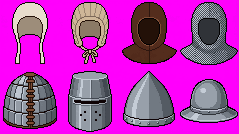
#> input picture docs/art-review/gemini/armor_head_v1_raw.png, 239 x 134 px; the run also reads 2 pictures not shown here
$ python build_armor_icons.py ../docs/art-review/gemini/armor_head_v1_raw.png
#> lines starting #> are read from the running program, lines starting #| are printed output that depends on the picture
# -*- coding: utf-8 -*-
"""
Ikony PANCERZA z arkuszy Gemini — wsad 1 (głowa, pilot), wsad 2 (klata: len i skóra),
wsad 3 (klata: kolczuga i metal), wsad 4 (nogi: len, skóra, kolczuga), wsad 5
(nogi: metal), wsad 6 (buty) i wsad 7 (rękawice + naramienniki).

    python tools/build_armor_icons.py                    # przymiar: raport, NIC nie zapisuje
    python tools/build_armor_icons.py --podglad X.png    # + podgląd 10x, 2x, 1x i stare ikony
    python tools/build_armor_icons.py --zapisz           # zapis do public/assets/items/

── Skąd piksele — i dlaczego INACZEJ niż przy broni ────────────────────────
Źródło: arkusz Gemini `docs/art-review/gemini/armor_head_v1_raw.png`
(ocena: `docs/gemini_armor_icons.md` §4.5). Przy mieczach arkusz był
wyłącznie projektem, bo zejście do 32 px zjadało cienkie jelce. Pancerz to
zwarte bryły i test zmniejszenia pokazał, że przeżywają — więc tu kształt
i cieniowanie idą Z ARKUSZA, a ten plik robi resztę:

  1. przedmiot z arkusza → wycięcie magenty → bbox. Dwa sposoby wycinania:
     `grid` (komórka kraty) albo `plama` (spójna plama zawierająca punkt).
     ⚠ Gemini NIE trzyma kraty: wsad 2 przyszedł jako 7 porozrzucanych
     sztuk w proporcji 3:1 zamiast 3x2 — ale każda sztuka to osobna plama.
  2. zmniejszenie BOX do `WNETRZE` px na dłuższym boku
  3. przyciągnięcie każdego piksela do ramp DOZWOLONYCH dla materiałów tej
     sztuki (len nie ucieknie w stal, bo stali w jego zbiorze nie ma —
     lekcja `snap_paleta.py` o znikających kategoriach koloru)
  4. poprawki natywne: ⚠ SZACHOWNICA KOLCZUGI (nie przeżywa żadnego
     zmniejszenia — mora albo gładka szarość), żebra szyszaka (Gemini
     zgubiło je w v2)
  5. kontur `KONTUR` dookoła sylwetki
  6. żelazne bliźniaki: zamiana rampy stali na rampę żelaza STOPIEŃ W STOPIEŃ
     (ta sama bryła — `docs/decyzje/2026-09-15-gatunek-materialu-zelazo-stal.md`)

── Kolory ───────────────────────────────────────────────────────────────────
Stal: pięć stopni zbudowanych na tonach sztyletów i mieczy (te same trzy
+ `S_MID` z mieczy + jeden jasny pośredni) — metal ma być jeden w całym
ekwipunku. Skóra: `tools/wood_palette.py`. Len: rampa próbkowana z arkusza.
⚠ PILOT: rampy stali/żelaza/lnu są tu LOKALNE. Wspólny standard metalu
(jak `wood_palette.py`) jest zapowiedziany razem z metalowymi tarczami
(OI-126) — gdy powstanie, te rampy mają się do niego przenieść, nie
rozmnożyć.
"""
import hashlib
import sys
from collections import deque
from pathlib import Path

import numpy as np
from PIL import Image

if hasattr(sys.stdout, "reconfigure"):
    sys.stdout.reconfigure(encoding="utf-8", errors="replace")

sys.path.insert(0, str(Path(__file__).resolve().parent))
from icon_center import wysrodkuj, bledy_srodka  # noqa: E402
from wood_palette import RAMPA as WOOD, KONTUR, DROBNE  # noqa: E402

KORZEN = Path(__file__).resolve().parent.parent
GEMINI = KORZEN / "docs" / "art-review" / "gemini"
CEL = KORZEN / "public" / "assets" / "items"
R = 32
WNETRZE = 28          # dłuższy bok PRZED konturem; z konturem 30, margines 1 px
#: ⚠ Było 26 (z konturem 28): na półce obok tarcz i sztyletów (29–30 px)
#:   hełmy wyglądały na mniejsze od sztyletu.

#: Stal i żelazo: WSPÓLNY STANDARD `tools/metal_palette.py` (od 2026-10-02,
#: `OI-126`). Liczby powstały tutaj (przegląd czytelności 2026-09-30) i zostały
#: przeniesione 1:1 — ikony pancerza wychodzą bajt w bajt te same.
from metal_palette import STEEL, IRON  # noqa: E402
LINEN = ((112, 98, 84), (157, 141, 122), (206, 184, 154), (220, 205, 184))
#: ⚠ Najjaśniejszy stopień był (232,220,204) — len świecił najmocniej
#:   w całej rodzinie (jasność 170–200 przy 80–130 reszty). Przygaszony
#:   lekko (decyzja autora 2026-09-30); nadal najjaśniejszy materiał.
LEATHER = tuple(WOOD)
#: Płótno brygantyny: sprana ciemna czerwień, próbkowana z arkusza wsadu 3
#: (131,43,45 · 105,34,37 · 84,27,30 · 63,22,21). Czerwień, bo brąz zlewał
#: się ze skórą ćwiekowaną, a len z przeszywanicą (`gemini_armor_icons.md` §6.1).
CANVAS = ((62, 22, 22), (108, 40, 40), (144, 52, 52), (178, 66, 64), (208, 90, 84))
#: ⚠ Była (62,22,22 … 133,45,46): kontrast brygantyny 25 — czerwień ma niską
#:   jasność, więc ta sama „sprana czerwień” musi być jaśniejsza w RGB.

#: Łyko łapci: słomkowy beż, próbkowany z arkusza wsadu 6 (242,204,144 ·
#: 214,173,116 · 176,134,84 · 140,98,60). Ani len (za zimny, za biały), ani
#: skóra (za czerwona) — splot w kratkę zginąłby w jednym z nich.
BAST = ((140, 98, 60), (176, 134, 84), (214, 173, 116), (242, 204, 144))

RAMPY = {"steel": STEEL, "linen": LINEN, "leather": LEATHER, "canvas": CANVAS, "bast": BAST}
#: Które stopnie rampy WOLNO użyć. ⚠ Skóra: `DROBNE` (co trzeci szczebel
#: drewna) — tak jak zaleca `wood_palette.py` dla małych elementów. Przy
#: całej 12-stopniowej rampie lamelka miała 15 kolorów i czytała się jak szum.
STOPNIE = {"steel": (0, 1, 2, 3, 4), "linen": (0, 1, 2, 3), "leather": tuple(DROBNE),
           "canvas": (1, 2, 3, 4), "bast": (0, 1, 2, 3)}
#: Materiały, których jasność układa się od nowa (`wyrownaj`). ⚠ STAL NIE:
#: najbliższy kolor już pokrywa u niej pełen zakres (min 10, max 224), a
#: rozciągnięcie wybieliło kaptur kolczy i dało szachownicę w otworze twarzy.
WYROWNUJ = {"leather", "linen", "canvas", "bast"}
#: ⚠ Płótno od 2026-09-30: jaśniejsza rampa sama pogorszyła brygantynę
#:   (kontrast 35 → 28) — ciemne czerwienie arkusza przestały trafiać
#:   w płótno i szły w kontur/stal. Stopień 0 (ciemny) zostaje do
#:   ROZPOZNANIA materiału, jasność rozciąga `wyrownaj` na stopnie 1–4.

#: Arkusze: plik + sposób wycinania. Ocena każdego: `docs/gemini_armor_icons.md`.
#: ⚠ `armor_head_v1_raw.png` zawiera wynik v2 (autor nadpisał odrzucony v1).
ARKUSZE = {
    "head": dict(plik="armor_head_v1_raw.png", grid=(2, 4)),
    "chest_soft": dict(plik="armor_chest_soft_v1_raw.png"),
    # wsad 3: krata 4x2 TRZYMANA, arkusz ostry (szachownica 1 px) — jak głowa
    "chest_metal": dict(plik="armor_chest_metal_v1_raw.png", grid=(2, 4)),
    # wsad 4: zamówione 3x2 / 6 sztuk, przyszło 4x2 / 8 — krata trzymana
    "legs_soft": dict(plik="armor_legs_soft_v1_raw.png", grid=(2, 4)),
    # wsad 5: zamówione 4x2 (§8.0) i tak przyszło — krata trzymana, arkusz ostry
    "legs_metal": dict(plik="armor_legs_metal_v1_raw.png", grid=(2, 4)),
    # wsad 6: v2 promptu (z przodu). Krata trzymana, ale Gemini NARYSOWAŁO
    # linie kraty i kreseczki u góry → `bez_kresek`
    "boots": dict(plik="armor_boots_v1_raw.png", grid=(2, 4), kreski=True),
    # wsad 7: zamówione 3x3 / 1:1, przyszło 16:9 / 5x2 (10 komórek, jedna
    # zmyślona) — krata trzymana, linie kraty ciemnomagentowe → `kreski`
    "hands_shoulders": dict(plik="armor_hands_shoulders_v1_raw.png", grid=(2, 5), kreski=True),
}

#: Głowa: komórka kraty (wiersz, kolumna) → przedmiot, materiały, poprawki.
GLOWA = {
    "cloth_coif":     dict(cell=(0, 0), mat=("linen",)),
    "padded_cap":     dict(cell=(0, 1), mat=("linen",)),
    "leather_helmet": dict(cell=(0, 2), mat=("leather",)),
    "mail_coif":      dict(cell=(0, 3), mat=("steel",), kolczuga=True),
    "lamellar_coif":  dict(cell=(1, 0), mat=("steel", "leather")),
    "steel_helmet":   dict(cell=(1, 1), mat=("steel",), otwory=True),
    "spangenhelm":    dict(cell=(1, 2), mat=("steel",), zebro=True),
    "kettle_hat":     dict(cell=(1, 3), mat=("steel",)),
}
#: Klata, len i skóra: `plama` = punkt (x, y) w pikselach arkusza leżący NA
#: przedmiocie. ⚠ Skórzany kaftan przyszedł DWA razy (góra-prawo z pasem,
#: dół-lewo bez) — wzięty dolny: krótkie rękawy + sznurowanie, dokładnie
#: jak w prompcie. Drugi zostaje w arkuszu jako alternatywa.
KLATA_MIEKKA = {
    "linen_shirt":            dict(plama=(57, 36), mat=("linen",), wygladz=True),
    "gambeson":               dict(plama=(174, 48), mat=("linen",), wygladz=True,
                                   faktura="walki"),
    "arming_doublet":         dict(plama=(290, 36), mat=("linen",), wygladz=True,
                                   faktura="guziki"),
    "leather_chest":          dict(plama=(56, 114), mat=("leather",), wygladz=True),
    "studded_leather":        dict(plama=(291, 114), mat=("leather",), wygladz=True,
                                   faktura="cwieki"),
    # sztywna skorupa ma być CIEMNIEJSZA od miękkiej skóry — `wyrownaj`
    # rozciąga każdą sztukę osobno, więc bez własnych stopni wyszłaby tak
    # jasna jak kaftan (opis w grze: „gotowana i formowana na twardo")
    "hardened_leather_chest": dict(plama=(401, 114), mat=("leather",),
                                   stopnie={"leather": (4, 7, 9, 10)}, wygladz=True),
    # ⚠ stopnie (1, 4, 7, 9) dawały kontrast 21 na tle kafla — nadal ciemniejsza
    #   od miękkiego kaftana (DROBNE kończy na 10), ale czytelna
}
#: ⚠ Arkusz klaty przyszedł MIĘKKI (rozmyte krawędzie, cieniowanie
#:   gradientem), a zmniejszenie jest tu ~3,3x (hełmy: ~1,8x). Wynik bez
#:   `wygladz` był plamisty, a ćwieki, guziki i wałki ginęły w szumie —
#:   dlatego faktura idzie natywnie (`faktura`), tak jak szachownica kolczugi.
#: Kolor ćwieka — jedyny metal na skórzanej sztuce, dopisany jawnie.
CWIEK = STEEL[2]
#: ⚠ Było STEEL[3]: jasne, zimne kropki czytały się jak groszki na tkaninie,
#:   nie jak żelazo wbite w skórę.
#: Stopień stali nitu brygantyny.
NIT = 3
for _p in GLOWA.values():
    _p["arkusz"] = "head"
for _p in KLATA_MIEKKA.values():
    _p["arkusz"] = "chest_soft"
#: Klata, kolczuga i metal (wsad 3). Komórka (1,3) to KOTWICA stylu —
#: skórzany kaftan przerysowany ze wsadu 2; jego pikseli nie bierzemy.
KLATA_METAL = {
    "mail_hauberk":   dict(cell=(0, 0), mat=("steel",), kolczuga=True),
    "short_hauberk":  dict(cell=(0, 1), mat=("steel",), kolczuga=True),
    "lamellar_chest": dict(cell=(0, 2), mat=("steel", "leather"), faktura="lamele",
                           wygladz_kafel=True, podnies_stal=1),
    "scale_chest":    dict(cell=(0, 3), mat=("steel", "leather"), faktura="luski",
                           wygladz_kafel=True),
    "steel_chest":    dict(cell=(1, 0), mat=("steel", "leather")),
    "brigandine":     dict(cell=(1, 1), mat=("canvas", "steel"), faktura="nity"),
    "cuirass":        dict(cell=(1, 2), mat=("steel", "leather")),
}
for _p in KLATA_METAL.values():
    _p["arkusz"] = "chest_metal"
#: Nogi: len, skóra, kolczuga (wsad 4). ⭐ Slot nóg = SPODNIE zszyte w kroku
#: (model 3D w bieliźnie, przedmioty nakładane jak w WoW —
#: `docs/gemini_armor_icons.md` §1). Arkusz ma 8 sztuk zamiast 6: (0,3) to
#: drugie skórzane spodnie BEZ pasa, (1,2) kolcza „spódnica" z rozcięciem,
#: (1,3) kotwica. Wzięte sztuki zgodne z promptem.
NOGI = {
    "linen_trousers":  dict(cell=(0, 0), mat=("linen",)),
    "padded_chausses": dict(cell=(0, 1), mat=("linen",)),
    # głosowanie (jak miękka klata): dopiero ono pokazuje pas z klamrą. ⚠ Nie
    # dla spodni lnianych — zjada fałdy, a to fałdy odróżniają je od
    # sztywnych pikowanych; ani dla półnogawic — szum + podwójny obrys (29%)
    "leather_legs":    dict(cell=(0, 2), mat=("leather", "steel"), wygladz=True),
    "mail_chausses":   dict(cell=(1, 0), mat=("steel", "leather"), kolczuga=True),
    "demi_chausses":   dict(cell=(1, 1), mat=("steel", "leather"), kolczuga=True),
}
for _p in NOGI.values():
    _p["arkusz"] = "legs_soft"
#: Nogi: metal (wsad 5). ⭐ Ikona warstwy L3 = SAM METAL na pasie, bez spodni
#: pod spodem (`docs/gemini_armor_icons.md` §8.0b). Komórki (1,1)–(1,3) to
#: kotwice ze wsadu 4 — pikseli nie bierzemy.
#: Ścieżka wybierana PER SZTUKA porównaniem na renderze (jak `leather_legs`):
#: - lamelka: ostra dawała plamisty szum stali ze skórą, `lamele` (same
#:   szczeliny) nie pomagały → głosowanie + `lamele_rzedy` (rzędy + rzemień);
#: - nabiodrki: ostra dawała szarą plamę bez nakolanników (wygładzenie na
#:   kaflu też — czyste, ale bezkształtne spodnie) → głosowanie, które niesie
#:   linie styku płyt; te przy brzegu dublowały obrys (0,152) → `styki`;
#: - ⛔ szyny NIE przez głosowanie — rozpadały się na osobne kawałki (21%).
#: Poprawki po ocenie autora (2026-09-30, `docs/gemini_armor_icons.md` §8.5):
#: - `symetria` — lamelka z PRAWEJ połowy (lewa noga wystawała u dołu, pas
#:   z lewej dawał krzyżyki), nabiodrki z LEWEJ (pełne skrzydełko nakolannika);
#: - `sprzataj` — ⛔ NIE dla nabiodrek: krótkie wewnętrzne linie styku płyt
#:   to kępki konturu ≤ 3 px nie przy tle, więc znikały razem ze śmieciami;
#: - `zaslepka` skórą — prześwit między rzemieniami pod pasem nagolenników
#:   zaślepiany najciemniejszą stalą czytał się jak fioletowy kwadrat;
#: - `luski_skora` — łuska obok kolczugi w 1x.
NOGI_METAL = {
    "lamellar_legs":    dict(cell=(0, 0), mat=("steel", "leather"), wygladz=True,
                             faktura="lamele", faktura_od=4, symetria="prawa", sprzataj=True,
                             wygladz_kafel=True, szczeliny=False),
    "scale_legs":       dict(cell=(0, 1), mat=("steel", "leather"), faktura="luski",
                             wygladz_kafel=True),
    "steel_legs":       dict(cell=(0, 2), mat=("steel", "leather"), sprzataj=True,
                             zaslepka=("leather", DROBNE[1])),
    "splinted_greaves": dict(cell=(0, 3), mat=("steel", "leather"), sprzataj=True),
    "cuisses":          dict(cell=(1, 0), mat=("steel", "leather"), wygladz=True,
                             styki=True, symetria="lewa"),
}
#: Stopień skóry rzemienia lamelki. ⚠ `DROBNE[2]` (jak w ćwiekach) był za
#: jasny — rzędy czytały się jak pomarańczowe szczeble drabiny.
RZEMIEN = DROBNE[1]
for _p in NOGI_METAL.values():
    _p["arkusz"] = "legs_metal"
#: Buty (wsad 6): PARA prosto z przodu (§9.0 — profil odrzucony przez autora).
#: L3 = sam metal na rzemieniu, bez buta w środku (§8.0b).
BUTY = {
    # wygładzenie tonów na kaflu: pasy owinięcia zostają, drobny szum nie
    #   (szum 0,55 na progu — przegląd czytelności 2026-09-30)
    "foot_wraps":     dict(cell=(0, 0), mat=("linen",), wygladz_kafel=True),
    # ⚠ SAM łyk (2026-09-30): z brązem skóry splot i sznurki dawały szum
    #   0,63–0,74; łyko w `WYROWNUJ` + splot 2x2 na całej cholewce
    "bast_shoes":     dict(cell=(0, 1), mat=("bast",), faktura="splot",
                           wygladz_kafel=True),
    "low_boots":      dict(cell=(0, 2), mat=("leather",)),
    # ⚠ w arkuszu tej samej wysokości co buty piechura (a ma być do pół
    #   łydki) — wycięty pas gładkiej cholewki, §9.4
    # głosowanie: czystsze plamy skóry (⛔ NIE dla trzewików — rozpadały się,
    #   obrys 23%; ⛔ łapcie NIE tylko na łyku — splot i sznurki niesie brąz)
    "leather_boots":  dict(cell=(0, 3), mat=("leather",), skroc=(8, 22), styki=True,
                           wygladz=True,
                           styki_ton=("leather", DROBNE[0])),
    # szczelina między cholewkami zamknięta obrysami → zaślepka ciemną skórą
    #   (`LEATHER[0]` nie jest w `DROBNE` i kontrola kolorów ją odrzuciła)
    "marching_boots": dict(cell=(1, 0), mat=("leather", "steel"),
                           zaslepka=("leather", DROBNE[0])),
    "mail_boots":     dict(cell=(1, 1), mat=("steel", "leather"), kolczuga=True,
                           podnies_stal=1),
    "steel_boots":    dict(cell=(1, 2), mat=("steel", "leather")),
    # ⭐ `przeswit`: tło między noskiem a płytą kostki JEST konstrukcją
    #   (prompt §9.2: „the magenta background shows through”) — kontrola
    #   zamkniętych dziur nie dotyczy tej sztuki. Jedyny taki wyjątek.
    "half_sabatons":  dict(cell=(1, 3), mat=("steel", "leather"), przeswit=True),
}
for _p in BUTY.values():
    _p["arkusz"] = "boots"
#: Rękawice (wsad 7): JEDNA prawa rękawica grzbietem, kciuk w lewo (§10.1).
#: Sloty bez warstw. Komórka (1,3) to zmyślona hybryda (kopuła + łuski) —
#: pominięta.
REKAWICE = {
    "padded_gloves":   dict(cell=(0, 0), mat=("linen",), faktura="pikowanie"),
    # ⛔ Gemini włożyło w owijki gołe PALCE (skóra) mimo „no hand inside”
    # znoszone: bez najjaśniejszego stopnia lnu — inaczej czytały się jak
    #   nowe rękawice pikowane obok (§10.1: „szarsze”)
    "worn_wraps":      dict(cell=(0, 1), mat=("linen",), bez_skory=True,
                            stopnie={"linen": (0, 1, 2)}),
    "leather_gloves":  dict(cell=(0, 2), mat=("leather",)),
    "mail_gloves":     dict(cell=(0, 3), mat=("steel", "leather"), kolczuga=True,
                            lapawica=0.45),
    "steel_gauntlets": dict(cell=(0, 4), mat=("steel", "leather"), sprzataj=True),
}
#: Naramienniki (wsad 7): JEDEN, od zewnątrz ramienia, kopuła u góry.
NARAMIENNIKI = {
    # ⚠ kontrast 30: arkusz narysował go ciemno — jaśniejsze stopnie
    "leather_pauldrons":  dict(cell=(1, 0), mat=("leather",),
                               stopnie={"leather": (4, 7, 10, 11)}),
    "lamellar_pauldrons": dict(cell=(1, 1), mat=("steel", "leather"), faktura="lamele",
                               sprzataj=True, wygladz_kafel=True),
    "scale_pauldrons":    dict(cell=(1, 2), mat=("steel", "leather"), faktura="luski",
                               sprzataj=True, wygladz_kafel=True),
    "plate_pauldrons":    dict(cell=(1, 4), mat=("steel",)),
}
for _p in (*REKAWICE.values(), *NARAMIENNIKI.values()):
    _p["arkusz"] = "hands_shoulders"
PRZEDMIOTY = {**GLOWA, **KLATA_MIEKKA, **KLATA_METAL, **NOGI, **NOGI_METAL, **BUTY,
              **REKAWICE, **NARAMIENNIKI}

#: Żelazny bliźniak ← stalowa konstrukcja.
BLIZNIAKI = {"iron_coif": "mail_coif", "iron_helmet": "steel_helmet",
             "iron_hauberk": "mail_hauberk", "iron_chest": "steel_chest",
             "iron_chausses": "mail_chausses", "iron_legs": "steel_legs",
             "iron_boots": "steel_boots"}
#: Stare kafle `items.png` (col, row) — tylko do podglądu „przed/po".
STARE = {"cloth_coif": (1, 21), "padded_cap": (1, 21), "leather_helmet": (0, 21),
         "mail_coif": (6, 25), "iron_coif": (6, 25), "lamellar_coif": (2, 25),
         "steel_helmet": (2, 25), "iron_helmet": (2, 25), "spangenhelm": (2, 25),
         "kettle_hat": (0, 25),
         "linen_shirt": (2, 22), "gambeson": (1, 22), "arming_doublet": (2, 22),
         "leather_chest": (0, 22), "studded_leather": (3, 22),
         "hardened_leather_chest": (3, 22),
         "mail_hauberk": (6, 26), "iron_hauberk": (6, 26), "short_hauberk": (7, 26),
         "lamellar_chest": (2, 26), "scale_chest": (2, 26), "steel_chest": (2, 26),
         "iron_chest": (2, 26), "brigandine": (1, 26), "cuirass": (4, 26),
         "linen_trousers": (1, 23), "padded_chausses": (1, 23), "leather_legs": (0, 23),
         "mail_chausses": (6, 27), "iron_chausses": (6, 27), "demi_chausses": (7, 27),
         "lamellar_legs": (2, 27), "scale_legs": (2, 27), "steel_legs": (2, 27),
         "iron_legs": (2, 27), "splinted_greaves": (2, 27), "cuisses": (2, 27),
         "foot_wraps": (1, 24), "bast_shoes": (0, 24), "low_boots": (0, 24),
         "leather_boots": (0, 24), "marching_boots": (0, 24), "mail_boots": (6, 28),
         "steel_boots": (2, 28), "iron_boots": (2, 28), "half_sabatons": (0, 28),
         "padded_gloves": (0, 20), "worn_wraps": (0, 20), "leather_gloves": (7, 29),
         "mail_gloves": (6, 29), "steel_gauntlets": (2, 29), "leather_pauldrons": (0, 22),
         "lamellar_pauldrons": (2, 26), "scale_pauldrons": (2, 26), "plate_pauldrons": (2, 26)}


# ════════════════════════════════════════════════════════════════════════
# [117 lines left out: functions bez_tla, bez_kresek, bez_skory, wytnij, wytnij_plame, wiekszosc, not called in this run]


def rozmiar_docelowy(w, h):
    k = WNETRZE / max(w, h)
    return max(1, round(w * k)), max(1, round(h * k))


# [76 lines left out: functions zmniejsz_glosowaniem, zdejmij_obwodke, zmniejsz, przyciagnij, not called in this run]


def jasnosc(c):
    c = np.asarray(c, float)
    return c[..., 0] * 0.299 + c[..., 1] * 0.587 + c[..., 2] * 0.114


# [473 lines left out: functions wyrownaj, oczysc, wygladz, _wnetrze, faktura, styki_przy_brzegu and 11 more, not called in this run]


#: Tło kafla plecaka (`theme.slotBg` 0x1c2030) — na nim gracz widzi ikonę.
TLO_SLOTU = (0x1C, 0x20, 0x30)


# [21 lines left out: functions kontrast, szum, not called in this run]


#: ⭐ Progi CZYTELNOŚCI — ze WZORCA TARCZ (`build_shield_icons.py`), nie
#: z wyniku tego generatora (`tools/CLAUDE.md`: próg nie może być własnym
#: wynikiem). Tarcze drewniane: kontrast 51–63, szum 0,13–0,55 (puklerz).
#: ⚠ Kolczuga zwolniona z szumu — szachownica JEST jej tożsamością (§4.5).
MIN_KONTRAST = 50
MAX_SZUM = 0.55

MIN_ODREBNOSC = 0.25    # próg projektowy, nie wynik tego generatora
#: Zapas ponad wzorzec tarcz (0,00) na linie WEWNĘTRZNE leżące tuż przy
#: brzegu (szew rękawa, otwór szyi, szczelina rozcięcia) — nie obwódkę.
MAX_GRUBY_KONTUR = 0.15
MIN_SZACHOWNICA = 0.5   # kolczuga; gładka stal i lamelka są daleko niżej (raport)


# [17 lines left out: function wytnij_przedmiot, not called in this run]


PROG_SWIATLA = 8          # różnica jasności lewa-góra − prawa-dół poniżej → przebieg


def _jasnosc(c):
    return 0.299 * c[..., 0] + 0.587 * c[..., 1] + 0.114 * c[..., 2]


# [71 lines left out: functions pomiar_swiatla, przebieg_swiatla, gradient_swiatla, not called in this run]


#: Ikony, w których skóra dostaje jaśniejsze cienie (audyt 2026-10-03).
#: Wartość = najwyższy stopień rampy skóry, który jest rozjaśniany
#: (buty mają główny cień na stopniu 5, hełm niżej).
ROZJASNIJ_SKORE = {"leather_helmet": 4, "leather_boots": 5}


# [20 lines left out: functions kontrast_do_kafla, rozjasnij_cienie, not called in this run]


def main():
    arkusze = {k: Image.open(GEMINI / v["plik"]) for k, v in ARKUSZE.items()}
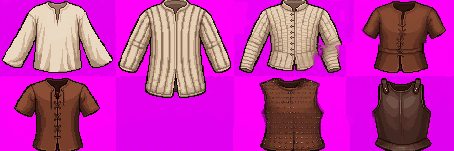
#> input picture docs/art-review/gemini/armor_chest_soft_v1_raw.png, 454 x 151 px
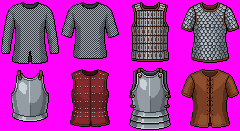
#> input picture docs/art-review/gemini/armor_chest_metal_v1_raw.png, 240 x 131 px
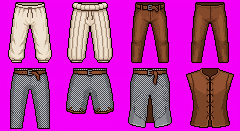
#> input picture docs/art-review/gemini/armor_legs_soft_v1_raw.png, 240 x 131 px
#> (the rest of the program and of its run is left out)
